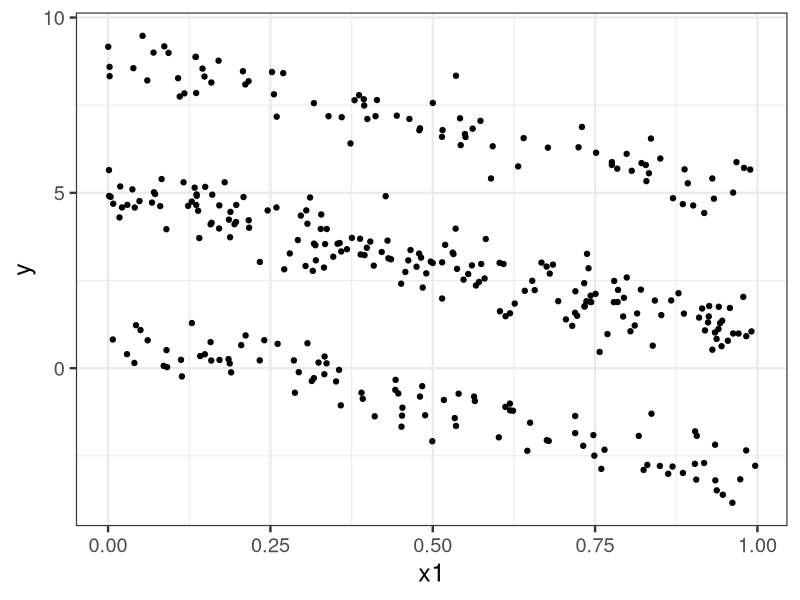
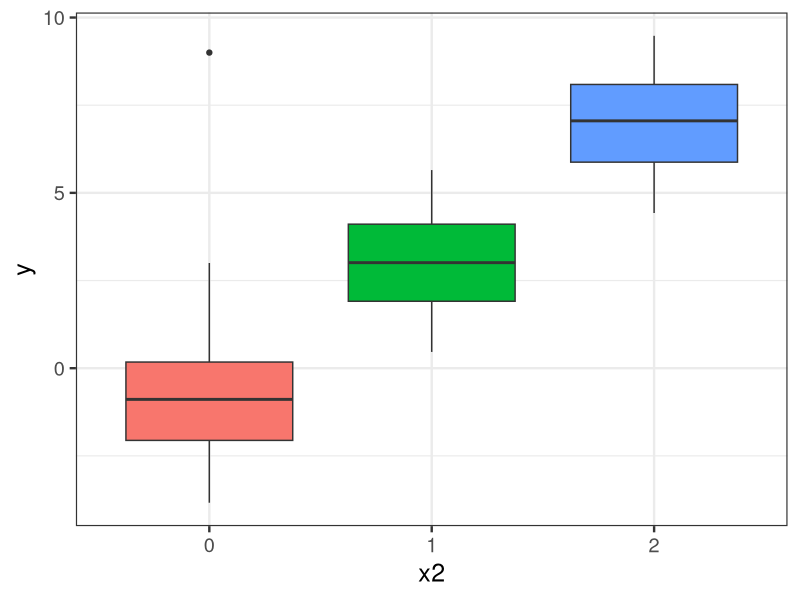
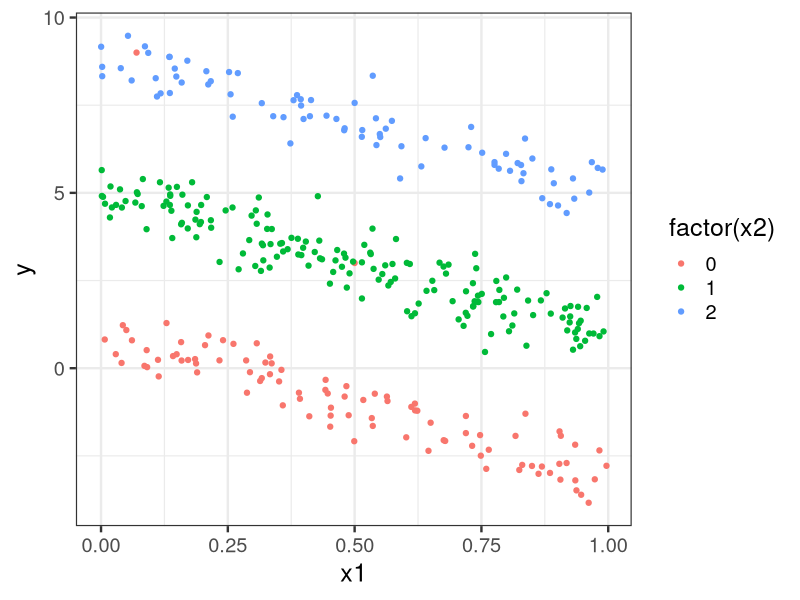
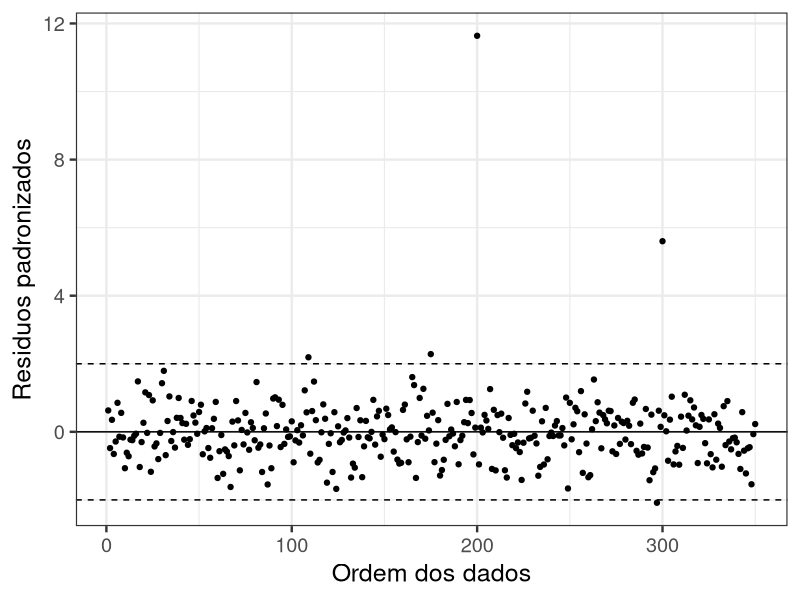
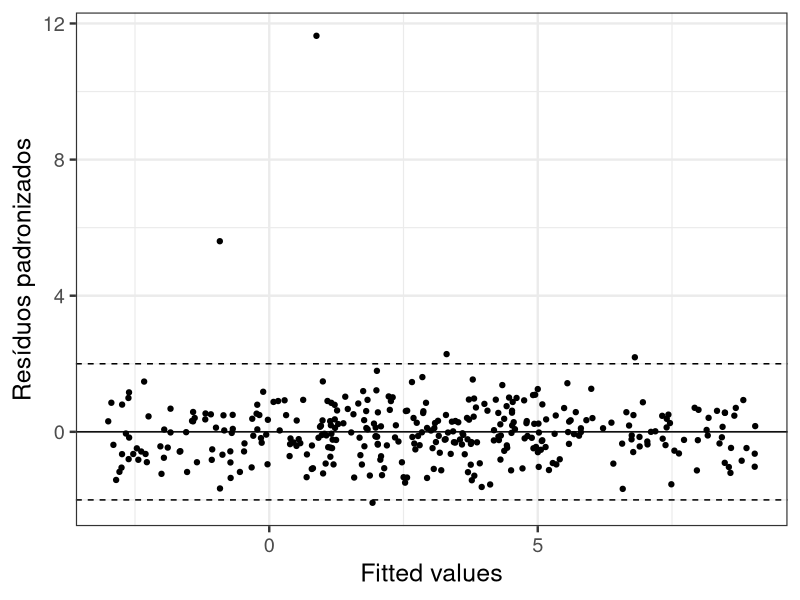
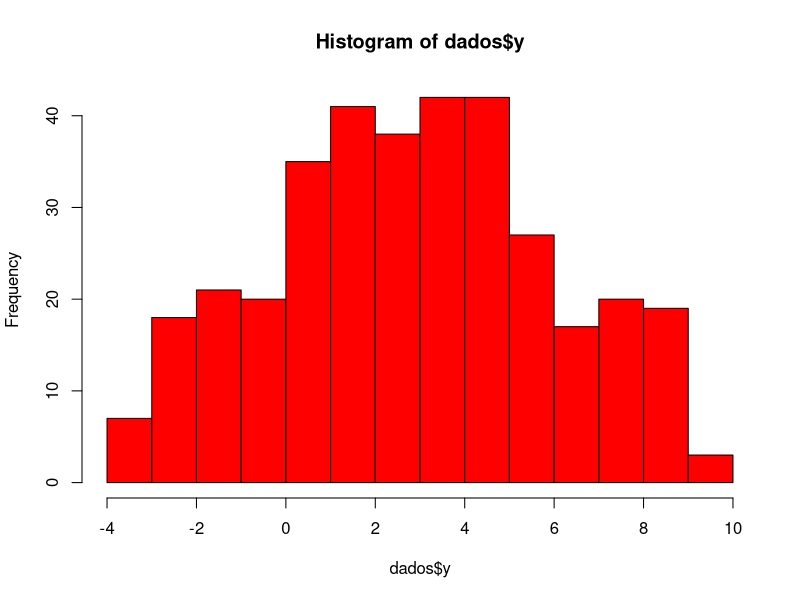
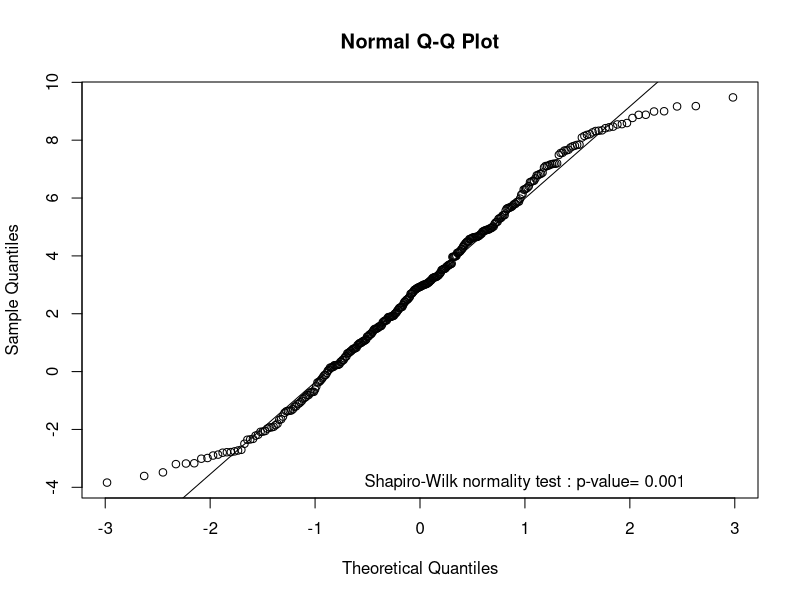
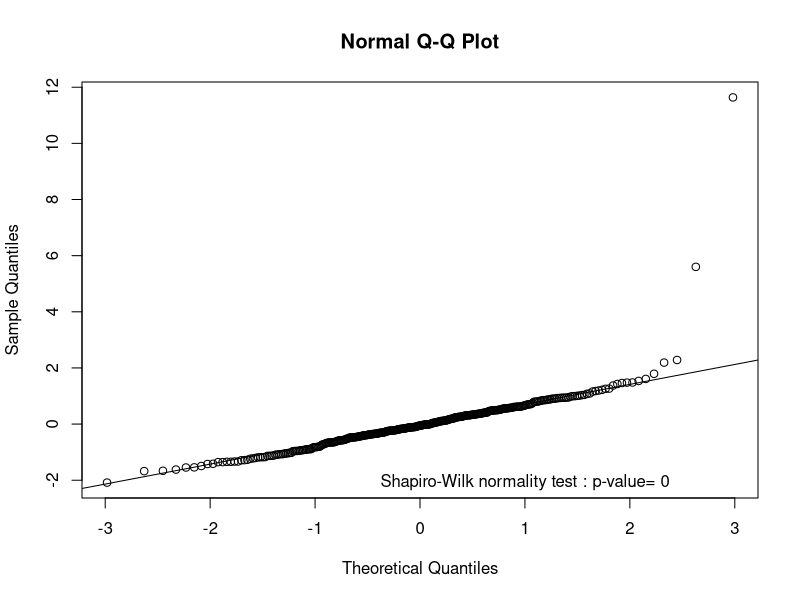

Reproduce these figures in R, in order.
## ----echo=FALSE------------------------------------------------------------------
library(tidyverse, quietly = T, warn.conflicts = F)
library(xtable)
set.seed(42) # Fixando a semente para garantir replicabilidade


## ----echo=TRUE, results=hide-----------------------------------------------------
n = 350
X1 <- runif(n)
X2 <- rbinom(n, 2, 0.5) |> factor()
X2.dummy <- model.matrix(~X2-1)
dados <- data.frame(x1 = X1,
                    x2 = X2,
                    y = 1 - 4*X1 + 4*X2.dummy[,2] + 
                      8*X2.dummy[,3] + rnorm(n,0,.5)
                    )


## ----echo=FALSE, fig=TRUE--------------------------------------------------------
dados$y[200] = 9
dados$x2[200] = "0"
dados$x1[200] = 0.07

dados$y[300] = 3
dados$x2[300] = "0"
dados$x1[300] = 0.5

# Modelo com a funcao lm
lm.ex = lm(y ~ x1 + x2, data = dados)

# Modelo com a funcao glm
glm.ex = glm(y ~ x1 + x2, family=gaussian(), data = dados)

p = lm.ex$rank # Numero de parametros

ggplot(dados, aes(x=x1, y=y)) + 
  geom_point(show.legend = F) + 
  theme_bw(base_size = 18)


## ----echo=FALSE, fig=TRUE--------------------------------------------------------
ggplot(dados, aes(x=x2, y=y, fill = factor(x2))) + 
  geom_boxplot(show.legend = F) + 
  theme_bw(base_size = 18)


## ----echo=FALSE, fig=TRUE--------------------------------------------------------
ggplot(dados, aes(x=x1, y=y, color = factor(x2))) + 
  geom_point(show.legend = T) + 
  theme_bw(base_size = 18)


## ----echo=FALSE------------------------------------------------------------------
summary(lm.ex)


## ----echo=FALSE------------------------------------------------------------------
summary(glm.ex)


## ----echo=T----------------------------------------------------------------------
anova(lm.ex)


## ----echo=T----------------------------------------------------------------------
anova(glm.ex, test="F")


## ----echo=FALSE, fig=TRUE--------------------------------------------------------
res <- rstandard(lm.ex)
dados2 <- data.frame(res=res, Ordem = 1:n, Fit = lm.ex$fitted.values)
ggplot(data = dados2, aes(x=Ordem, y = res)) + 
  geom_point() + theme_bw(base_size = 18) + xlab("Ordem dos dados") + 
  geom_hline(yintercept = c(-2,2,0), linetype = c(2,2,1)) +
  ylab("Residuos padronizados")


## ----echo=FALSE, fig=TRUE--------------------------------------------------------
ggplot(data = dados2, aes(x=Fit, y = res)) + 
  geom_point() + theme_bw(base_size = 18) + ylab("Resíduos padronizados") + 
  geom_hline(yintercept = c(-2,2,0), linetype = c(2,2,1)) +
  xlab("Fitted values")


## ----echo=FALSE, fig=TRUE--------------------------------------------------------
hist(dados$y, col = "red")


## ----echo=FALSE, fig=TRUE--------------------------------------------------------
aaa <- shapiro.test(dados$y)
qqnorm(dados$y)
qqline(dados$y)
text(x = 1, y = min(dados$y), label = paste(aaa$method, ": p-value=", round(aaa$p.value,3)))


## ----echo=FALSE, fig=TRUE--------------------------------------------------------
bbb <- shapiro.test(dados2$res)
qqnorm(dados2$res)
qqline(dados2$res)
text(x = 1, y = min(dados2$res), label = paste(bbb$method, ": p-value=", round(bbb$p.value,3)))


## ----echo=FALSE, fig=TRUE--------------------------------------------------------
bbb <- shapiro.test(dados2$res[-c(200,300)])
qqnorm(dados2$res[-c(200,300)])
qqline(dados2$res[-c(200,300)])
text(x = 1, y = min(dados2$res), label = paste(bbb$method, ": p-value=", round(bbb$p.value,3)))


## ----echo=FALSE, fig=TRUE--------------------------------------------------------
hist(dados2$res, col = "red")


## ----echo=FALSE, fig=TRUE--------------------------------------------------------
hist(dados2$res[-c(200,300)], col = "red")


## ----echo=FALSE, fig=TRUE--------------------------------------------------------
ggplot(dados2 %>% bind_cols(Z = rnorm(n)), aes(y = res, x = Z)) + 
  geom_point() + theme_bw(base_size = 18) + ylab("Resíduos padronizados") + 
  geom_hline(yintercept = c(-2,2,0), linetype = c(2,2,1)) +
  xlab("Nova variável Z")


## ----echo=FALSE, fig=TRUE--------------------------------------------------------
dados2 <- dados2 %>% mutate(hii = hatvalues(lm.ex), 
                            hipn = hii*nrow(dados2)/2,
                            dffits = dffits(lm.ex),
                            Dcook = cooks.distance(lm.ex))
ggplot( dados2, aes(x=Ordem, y=hipn)) + geom_point() + 
  theme_bw(base_size = 18) + ylab(expression(h[ii]/(p/n))) + 
  geom_hline(yintercept = c(2,3), linetype = 1:2) +
  xlab("Data index") 


## ----echo=FALSE, fig=TRUE--------------------------------------------------------
ggplot( dados2, aes(x=Ordem, y=dffits)) + geom_point() + 
  theme_bw(base_size = 18) + ylab("DFFITS") + 
  geom_hline(yintercept = 2*sqrt(p/n), linetype = 2) +
  xlab("Data index") 


## ----echo=FALSE, fig=TRUE--------------------------------------------------------
# signif(cooks.distance(lm.ex), 3)
ggplot( dados2, aes(x=Ordem, y=Dcook)) + geom_point() + 
  theme_bw(base_size = 18) + ylab("Cook's distance") + 
  geom_hline(yintercept = qf(c(0.5, 0.75),df1 = p, df2 = n-p), linetype = 2:3) +
  xlab("Data index") 


## ----echo=T----------------------------------------------------------------------
summary(influence.measures(lm.ex))


## ----echo=FALSE, fig=TRUE--------------------------------------------------------
teste <- influence.measures(lm.ex)
index <- which(apply(teste$is.inf, 1, FUN = function(x)any(x) ))

ggplot(dados, aes(x=x1,y=y, color = factor(x2))) + 
  geom_point(show.legend = F) + 
  geom_text(data = dados[index,] %>% rownames_to_column(), 
            mapping = aes(label = rowname), color = "black", 
            check_overlap = T) +
  theme_bw(base_size = 18)
